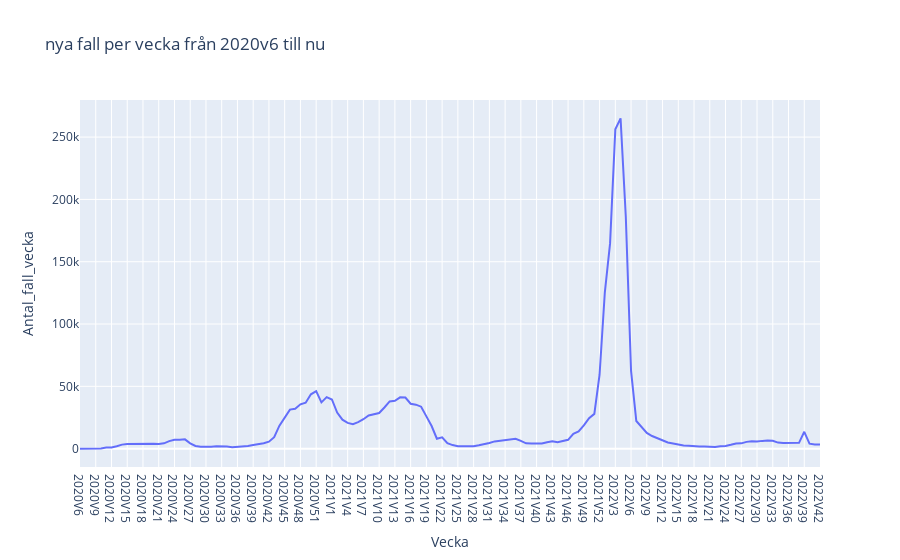

The cell this chart's notebook holds for it:
### Code cell
# använda plotly
fig = px.line(
    df, x="Vecka", y="Antal_fall_vecka", title="nya fall per vecka från 2020v6 till nu"
)
fig.show()
# fig.write_html("uppgift 1d.html", auto_open = True)

### Figure 1 — Plotly figure (JSON) as saved in the notebook; plotly's stock layout.template omitted (floating-point values rounded to 4 significant figures; data arrays with more than 128 entries replaced by an {"elided": "..."} marker saying what was removed)
{"data": [{"hovertemplate": "Vecka=%{x}<br>Antal_fall_vecka=%{y}<extra></extra>", "legendgroup": "", "line": {"color": "#636efa", "dash": "solid"}, "marker": {"symbol": "circle"}, "mode": "lines", "name": "", "orientation": "v", "showlegend": false, "type": "scatter", "x": {"elided": "142 str values"}, "xaxis": "x", "y": {"elided": "142 int values"}, "yaxis": "y"}], "layout": {"legend": {"tracegroupgap": 0}, "title": {"text": "nya fall per vecka från 2020v6 till nu"}, "xaxis": {"anchor": "y", "domain": [0, 1], "title": {"text": "Vecka"}}, "yaxis": {"anchor": "x", "domain": [0, 1], "title": {"text": "Antal_fall_vecka"}}}}
